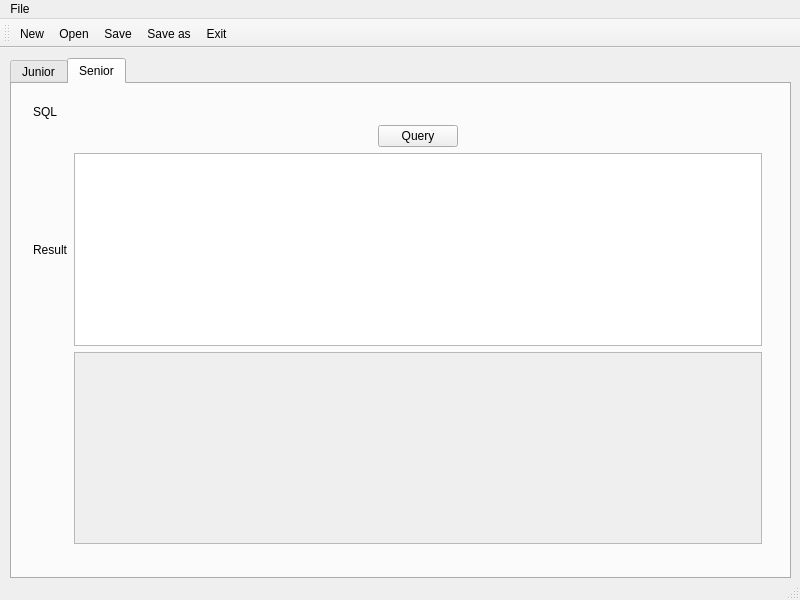
<?xml version="1.0" encoding="UTF-8"?>
<ui version="4.0">
 <class>MainWindow</class>
 <widget class="QMainWindow" name="MainWindow">
  <property name="geometry">
   <rect>
    <x>0</x>
    <y>0</y>
    <width>800</width>
    <height>600</height>
   </rect>
  </property>
  <property name="windowTitle">
   <string>MainWindow</string>
  </property>
  <widget class="QWidget" name="centralWidget">
   <widget class="QTabWidget" name="tabWidget">
    <property name="geometry">
     <rect>
      <x>10</x>
      <y>10</y>
      <width>781</width>
      <height>521</height>
     </rect>
    </property>
    <property name="currentIndex">
     <number>1</number>
    </property>
    <widget class="QWidget" name="tab">
     <attribute name="title">
      <string>Junior</string>
     </attribute>
    </widget>
    <widget class="QWidget" name="tab_2">
     <attribute name="title">
      <string>Senior</string>
     </attribute>
     <widget class="QWidget" name="gridLayoutWidget">
      <property name="geometry">
       <rect>
        <x>10</x>
        <y>10</y>
        <width>751</width>
        <height>461</height>
       </rect>
      </property>
      <layout class="QGridLayout" name="gridLayout">
       <item row="1" column="0">
        <layout class="QHBoxLayout" name="horizontalLayout"/>
       </item>
       <item row="3" column="0">
        <widget class="QLabel" name="label">
         <property name="text">
          <string>Result</string>
         </property>
        </widget>
       </item>
       <item row="0" column="0">
        <widget class="QLabel" name="label_2">
         <property name="text">
          <string>SQL</string>
         </property>
        </widget>
       </item>
       <item row="0" column="1">
        <layout class="QVBoxLayout" name="verticalLayout"/>
       </item>
       <item row="3" column="1">
        <widget class="QTableView" name="tableView"/>
       </item>
       <item row="1" column="1">
        <layout class="QHBoxLayout" name="horizontalLayout_2">
         <item>
          <spacer name="horizontalSpacer_2">
           <property name="orientation">
            <enum>Qt::Horizontal</enum>
           </property>
           <property name="sizeHint" stdset="0">
            <size>
             <width>40</width>
             <height>20</height>
            </size>
           </property>
          </spacer>
         </item>
         <item>
          <widget class="QPushButton" name="pushButton">
           <property name="text">
            <string>Query</string>
           </property>
          </widget>
         </item>
         <item>
          <spacer name="horizontalSpacer">
           <property name="orientation">
            <enum>Qt::Horizontal</enum>
           </property>
           <property name="sizeHint" stdset="0">
            <size>
             <width>40</width>
             <height>20</height>
            </size>
           </property>
          </spacer>
         </item>
        </layout>
       </item>
       <item row="4" column="1">
        <widget class="QPlainTextEdit" name="plainTextEdit">
         <property name="enabled">
          <bool>false</bool>
         </property>
         <property name="palette">
          <palette>
           <active>
            <colorrole role="Text">
             <brush brushstyle="SolidPattern">
              <color alpha="255">
               <red>0</red>
               <green>0</green>
               <blue>0</blue>
              </color>
             </brush>
            </colorrole>
           </active>
           <inactive>
            <colorrole role="Text">
             <brush brushstyle="SolidPattern">
              <color alpha="255">
               <red>0</red>
               <green>0</green>
               <blue>0</blue>
              </color>
             </brush>
            </colorrole>
           </inactive>
           <disabled>
            <colorrole role="Text">
             <brush brushstyle="SolidPattern">
              <color alpha="255">
               <red>204</red>
               <green>0</green>
               <blue>0</blue>
              </color>
             </brush>
            </colorrole>
           </disabled>
          </palette>
         </property>
         <property name="font">
          <font>
           <weight>50</weight>
           <bold>false</bold>
          </font>
         </property>
        </widget>
       </item>
      </layout>
     </widget>
    </widget>
   </widget>
  </widget>
  <widget class="QMenuBar" name="menuBar">
   <property name="geometry">
    <rect>
     <x>0</x>
     <y>0</y>
     <width>800</width>
     <height>22</height>
    </rect>
   </property>
   <widget class="QMenu" name="menuFile">
    <property name="title">
     <string>File</string>
    </property>
    <addaction name="actionNew"/>
    <addaction name="actionOpen"/>
    <addaction name="actionSave"/>
    <addaction name="actionSave_as"/>
    <addaction name="actionExit"/>
   </widget>
   <addaction name="menuFile"/>
  </widget>
  <widget class="QToolBar" name="mainToolBar">
   <attribute name="toolBarArea">
    <enum>TopToolBarArea</enum>
   </attribute>
   <attribute name="toolBarBreak">
    <bool>false</bool>
   </attribute>
   <addaction name="actionNew"/>
   <addaction name="actionOpen"/>
   <addaction name="actionSave"/>
   <addaction name="actionSave_as"/>
   <addaction name="actionExit"/>
  </widget>
  <widget class="QStatusBar" name="statusBar"/>
  <action name="actionNew">
   <property name="text">
    <string>New</string>
   </property>
  </action>
  <action name="actionOpen">
   <property name="text">
    <string>Open</string>
   </property>
  </action>
  <action name="actionSave">
   <property name="text">
    <string>Save</string>
   </property>
  </action>
  <action name="actionSave_as">
   <property name="text">
    <string>Save as</string>
   </property>
  </action>
  <action name="actionExit">
   <property name="text">
    <string>Exit</string>
   </property>
  </action>
 </widget>
 <layoutdefault spacing="6" margin="11"/>
 <resources/>
 <connections/>
</ui>
